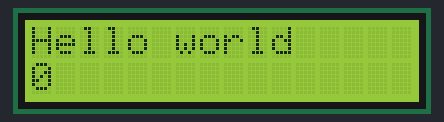
This sketch was run on a simulated Arduino Uno, built with avr-gcc and run on an emulated ATmega328P. Parts: 16×2 character LCD. What the sketch prints to the serial monitor is not drawn.

Above: at 0.1 s.
At 1.1 s:
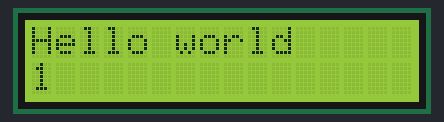
At 2.1 s:
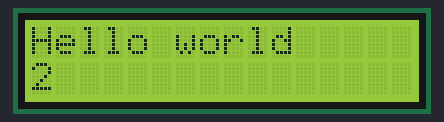
At 3.1 s:
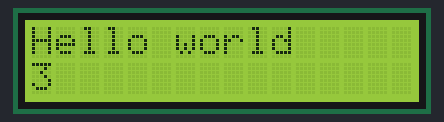
At 5.1 s:
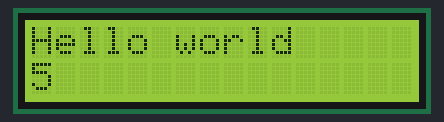
At 7.1 s:
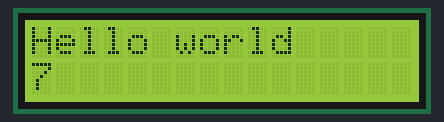

Measured:
- what the display in image 1 shows lasts 1.0 s, from 1.0 s to 2.0 s

The sketch:

ardLCD.ino
```cpp
String programName = "ardLCD";
String date = "201910013";
String author = "Jon Sagebrand";
String email = "jonsagebrand@gmail.com";

/*******************************
  LCD setup
 *******************************/
#include <LiquidCrystal.h> // include the LCD library

// define LCD pins
int LCD_RS = 2; // LCD RS, pin 4
int LCD_EN = 3; // LCD E, pin 6, Enable
int LCD_D4 = 4; // LCD D4, pin 11, databit 4
int LCD_D5 = 5; // LCD D5, pin 12, databit 5
int LCD_D6 = 6; // LCD D6, pin 13, databit 6
int LCD_D7 = 7; // LCD D7, pin 14, databit7
/* other pins on LCD are:
   VSS, pin 1, GND
   VDD, pin 2, +5V
   V0, pin 3, 10k potentiometer, ends to +5V and GND, middle pin to V0, contrast
   R/W, pin 5, GND, Read/Write
   A, pin 15, 220ohm resistor, one end to +5V, other to A, back light anode, ~+4.2V
   K, pin 16, GND, back light cathode
   D0, pin 7, databit 0, not used/connected
   D1, pin 8, databit 1, not used/connected
   D2, pin 9, databit 2, not used/connected
   D3, pin 10, databit 3, not used/connected
*/

LiquidCrystal lcd(LCD_RS, LCD_EN, LCD_D4, LCD_D5, LCD_D6, LCD_D7); // initialize the library with the numbers of the interface pins

int lcdColumns = 16; // set columns and rows of the LCD
int lcdRows = 2;

/*******************************
  set up misc variables
 *******************************/
int uptime;

void setup(void) {
  /*******************************
    start LCD
   *******************************/
  lcd.begin(lcdColumns, lcdRows);

  lcd.setCursor(0, 0); // print name of this program and boot message to the LCD
  lcd.print(programName);
  lcd.setCursor(0, 1);
  lcd.print("Booting ...");

  /*******************************
    start serial
   *******************************/
  lcd.setCursor(0, 1);
  lcd.print("Starting serial ...");
  Serial.begin(9600); // start serial port

  Serial.println(programName); // print information
  Serial.println(date);
  Serial.print("by ");
  Serial.print(author);
  Serial.println(email);
  Serial.println();

  /*******************************
    start
   *******************************/
  Serial.println("Starting ...");
  Serial.println();
  lcd.clear();
}

void loop(void) {
  lcd.setCursor(0, 0);
  lcd.print("Hello world");

  uptime = millis() / 1000; //how many seconds this program has run

  lcd.setCursor(0, 1);
  lcd.print(uptime);

  Serial.println(uptime);
}
```
